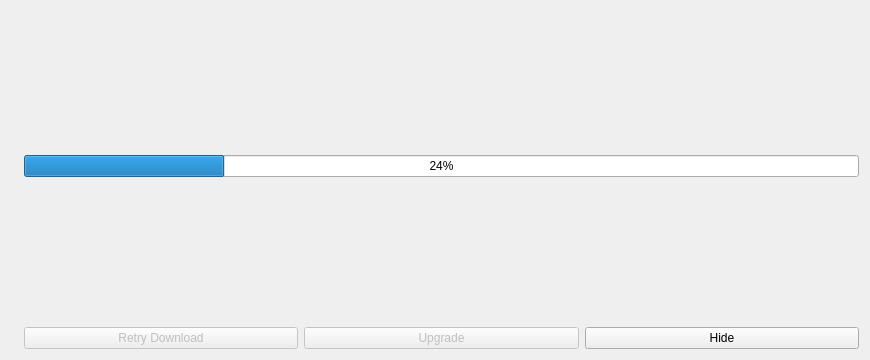
<?xml version="1.0" encoding="UTF-8"?>
<ui version="4.0">
 <class>UpgradeDialog</class>
 <widget class="QDialog" name="UpgradeDialog">
  <property name="geometry">
   <rect>
    <x>0</x>
    <y>0</y>
    <width>870</width>
    <height>360</height>
   </rect>
  </property>
  <property name="windowTitle">
   <string>Gridcoin Upgrading Facility</string>
  </property>
  <property name="autoFillBackground">
   <bool>false</bool>
  </property>
  <property name="styleSheet">
   <string notr="true">background-image: url(:/images/bkg);</string>
  </property>
  <layout class="QHBoxLayout" name="horizontalLayout_2">
   <item>
    <widget class="QLabel" name="label_4">
     <property name="sizePolicy">
      <sizepolicy hsizetype="Preferred" vsizetype="Ignored">
       <horstretch>0</horstretch>
       <verstretch>0</verstretch>
      </sizepolicy>
     </property>
     <property name="pixmap">
      <pixmap resource="../bitcoin.qrc">:/images/about</pixmap>
     </property>
    </widget>
   </item>
   <item>
    <layout class="QVBoxLayout" name="verticalLayout_2">
     <item>
      <spacer name="verticalSpacer_2">
       <property name="orientation">
        <enum>Qt::Vertical</enum>
       </property>
       <property name="sizeHint" stdset="0">
        <size>
         <width>20</width>
         <height>40</height>
        </size>
       </property>
      </spacer>
     </item>
     <item>
      <widget class="QProgressBar" name="progressBar">
       <property name="enabled">
        <bool>true</bool>
       </property>
       <property name="value">
        <number>24</number>
       </property>
      </widget>
     </item>
     <item>
      <spacer name="verticalSpacer">
       <property name="orientation">
        <enum>Qt::Vertical</enum>
       </property>
       <property name="sizeHint" stdset="0">
        <size>
         <width>20</width>
         <height>40</height>
        </size>
       </property>
      </spacer>
     </item>
     <item>
      <layout class="QHBoxLayout" name="horizontalLayout">
       <item>
        <widget class="QPushButton" name="retryDownloadButton">
         <property name="enabled">
          <bool>false</bool>
         </property>
         <property name="text">
          <string>Retry Download</string>
         </property>
        </widget>
       </item>
       <item>
        <widget class="QPushButton" name="upgradeButton">
         <property name="enabled">
          <bool>false</bool>
         </property>
         <property name="text">
          <string>Upgrade</string>
         </property>
        </widget>
       </item>
       <item>
        <widget class="QPushButton" name="hideButton">
         <property name="text">
          <string>Hide</string>
         </property>
        </widget>
       </item>
      </layout>
     </item>
    </layout>
   </item>
  </layout>
 </widget>
 <resources>
  <include location="../bitcoin.qrc"/>
 </resources>
 <connections/>
</ui>
